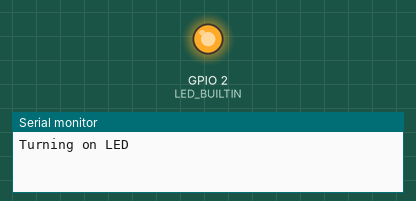
This sketch was run on a simulated ESP32. Parts: output pins drawn as LEDs (lit = HIGH), the last lines printed to the serial monitor.

Above: at 1.0 s.
At 3.0 s:
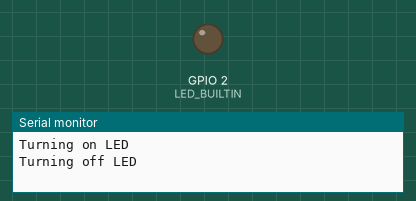
Timing chart, 0 to 5.2 s (numbered marks = the images above):
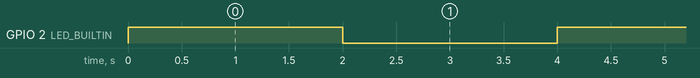

Measured:
- by itself, GPIO 2 (LED_BUILTIN): alternates HIGH for 2.0 s and LOW for 2.0 s

The sketch:

ESP32BlinkLed.ino
```cpp
#define LED_BUILTIN 2

void setup() {
  Serial.begin(9600); // open the serial port at 9600 bps:
  pinMode(LED_BUILTIN, OUTPUT);
}

void loop() {
  Serial.print("Turning on LED\n");
  digitalWrite(LED_BUILTIN, HIGH);
  delay(2000);
  Serial.print("Turning off LED\n");
  digitalWrite(LED_BUILTIN, LOW);
  delay(2000);
}
```
